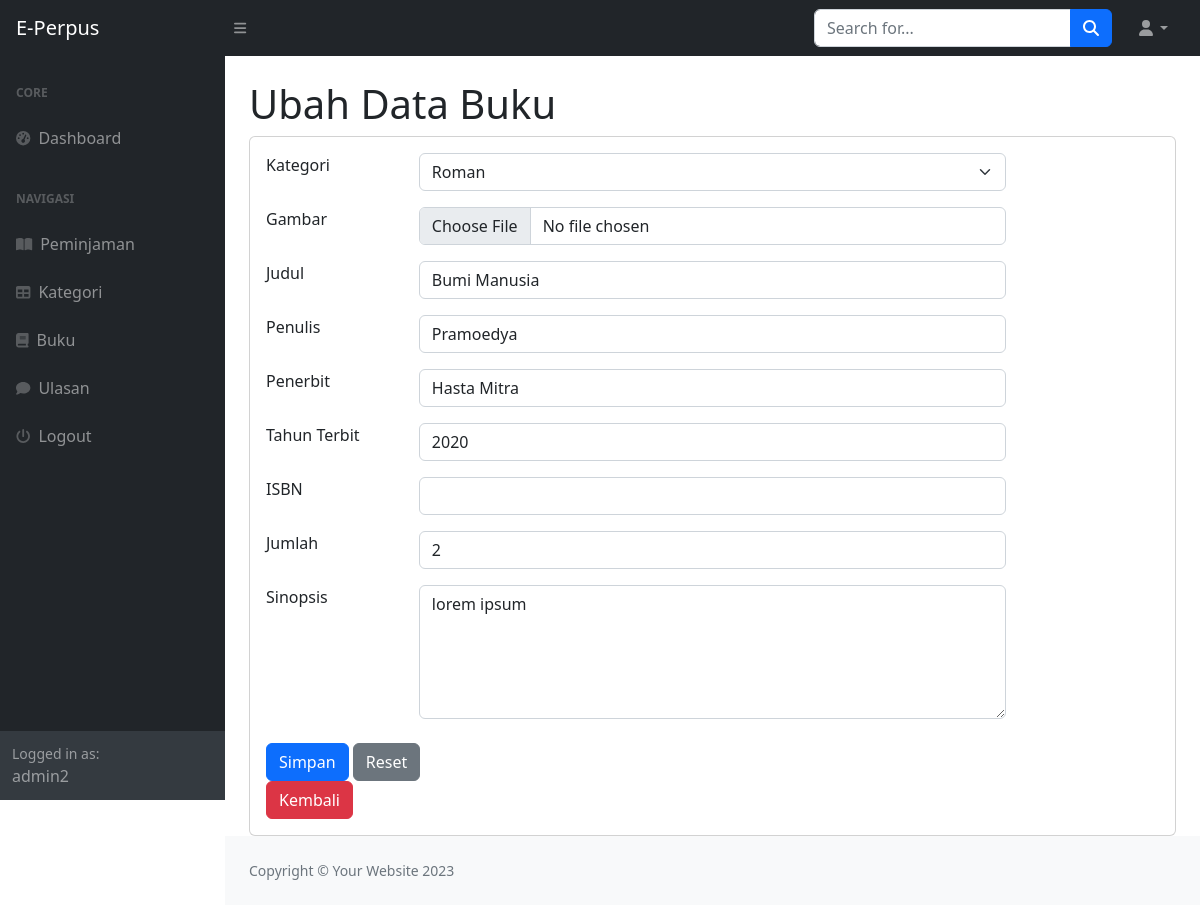
The page /index.php?page=buku_ubah&&id=1 (signed in) on the database its author committed.
### tables this page shows
CREATE TABLE `buku` (
  `id_buku` int(11) NOT NULL,
  `id_kategori` int(11) DEFAULT NULL,
  `judul` varchar(255) DEFAULT NULL,
  `penulis` varchar(255) DEFAULT NULL,
  `penerbit` varchar(255) DEFAULT NULL,
  `tahun_terbit` varchar(255) DEFAULT NULL,
  `gambar` varchar(255) DEFAULT NULL,
  `sinopsis` varchar(255) DEFAULT NULL,
  `jumlah` integer DEFAULT NULL,
  `isbn` varchar(255) DEFAULT NULL
);

CREATE TABLE `kategori` (
  `id_kategori` int(11) NOT NULL,
  `kategori` varchar(255) NOT NULL
);

### buku_ubah.php (the view, shortened to what this page needs)
<h1 class="mt-4">Ubah Data Buku</h1>
<div class="card">
    <div class="card-body">
        <div class="row">
            <div class="col-md-12">
                <form action="" method="POST" enctype="multipart/form-data">
                    <?php
                    $id = $_GET['id'];
                    $query = mysqli_query($koneksi, "SELECT * FROM buku WHERE id_buku='$id'");
                    $data = mysqli_fetch_array($query);
                    ?>
                    <div class="row mb-3">
                        <div class="col-md-2">Kategori</div>
                        <div class="col-md-8">
                            <select name="id_kategori" class="form-select" aria-label="Pilih Kategori">
                                <?php
                                $kat = mysqli_query($koneksi, "SELECT * FROM kategori");
                                while ($kategori = mysqli_fetch_array($kat)) :
                                ?>
                                <option <?= $kategori['id_kategori'] == $data['id_kategori'] ? 'selected' : ''; ?> value="<?= $kategori['id_kategori']; ?>">
                                    <?= $kategori['kategori']; ?>
                                </option>
                                <?php endwhile; ?>
                            </select>
                        </div>
                    </div>
                    <div class="row mb-3">
                        <div class="col-md-2">Gambar</div>
                        <div class="col-md-8">
                            <input type="file" class="form-control" name="gambar">
                        </div>
                    </div>
                    <div class="row mb-3">
                        <div class="col-md-2">Judul</div>
                        <div class="col-md-8"><input type="text" value="<?= $data['judul']; ?>" class="form-control" name="judul" required></div>
                    </div>
                    <div class="row mb-3">
                        <div class="col-md-2">Penulis</div>
                        <div class="col-md-8"><input type="text" value="<?= $data['penulis']; ?>" class="form-control" name="penulis" required></div>
                    </div>
                    <div class="row mb-3">
                        <div class="col-md-2">Penerbit</div>
                        <div class="col-md-8"><input type="text" value="<?= $data['penerbit']; ?>" class="form-control" name="penerbit" required></div>
                    </div>
                    <div class="row mb-3">
                        <div class="col-md-2">Tahun Terbit</div>
                        <div class="col-md-8"><input type="number" value="<?= $data['tahun_terbit']; ?>" class="form-control" name="tahun_terbit" min="1900" max="2025" required></div>
                    </div>
                    <div class="row mb-3">
                        <div class="col-md-2">ISBN</div>
                        <div class="col-md-8"><input type="text" value="<?= $data['isbn']; ?>" class="form-control" name="isbn" required></div>
                    </div>
                    <div class="row mb-3">
                        <div class="col-md-2">Jumlah</div>
                        <div class="col-md-8"><input type="number" value="<?= $data['jumlah']; ?>" class="form-control" name="jumlah" required></div>
                    </div>
                    <div class="row mb-3">
                        <div class="col-md-2">Sinopsis</div>
                        <div class="col-md-8">
                            <textarea name="sinopsis" rows="5" class="form-control" required><?= $data['sinopsis']; ?></textarea>
                        </div>
                    </div>
                    <div class="d-flex align-items-center justify-content-between mt-4 mb-0">
                        <div class="col-md-4">
                            <div class="col-md-8">
                                <button type="submit" class="btn btn-primary" name="submit">Simpan</button>
                                <button type="reset" class="btn btn-secondary">Reset</button>
                                <a href="?page=buku" class="btn btn-danger">Kembali</a>
                            </div>
                        </div>
                    </div>
                </form>
            </div>
        </div>
    </div>
</div>

### rows shown on the page
buku: id_kategori "Roman", judul "Bumi Manusia", penulis "Pramoedya", penerbit "Hasta Mitra", tahun_terbit "2020", jumlah "2", sinopsis "lorem ipsum"

### other values the page prints
$_SESSION['user']['nama'] "admin2"
